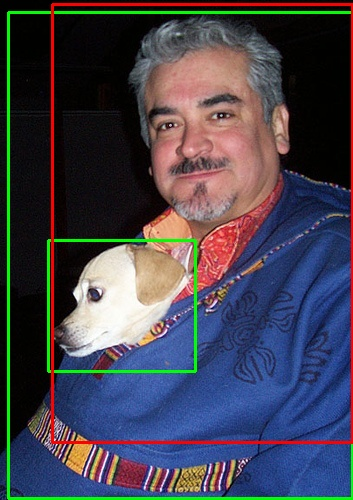
#> input picture trash/Object-Detection-Metrics/samples/sample_1/images/000001.jpg, 353 x 500 px
$ python -i 3001_test_mask_cut_mix.py   (imports and definitions only)
#> lines starting #> are read from the running program, lines starting #| are printed output that depends on the picture; after the words box and inside, x2 and y2 are one past the last pixel; in counts of white or black regions, pixels touching at a corner belong together
#> further down, picture is the input picture: shape (500, 353, 3); mean B, G, R 78.7, 66.9, 68.3
import os
import sys
import math
import glob
import logging
import logging.config
import random
import cv2
import numpy as np
from typing import List
from pathlib import Path
import cProfile

sys.path.append(str(Path(__file__).parent.parent))

import cvml
from cvml.detection.augmentation.mask_cut_mix import MaskCutMix
from cvml.dataset.image_transforming import convert_to_mixed


def get_tube_img(img: np.ndarray) -> np.ndarray:

    gray = cv2.split(img)[2] #cv2.cvtColor(img, cv2.COLOR_BGR2GRAY)
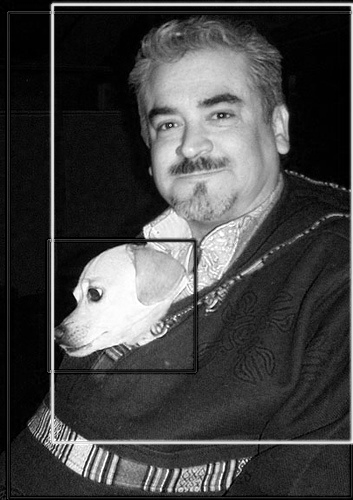
#> gray: shape (500, 353); min 0, max 255, mean 68.3
    gray = cv2.GaussianBlur(gray, (11, 11), 4)
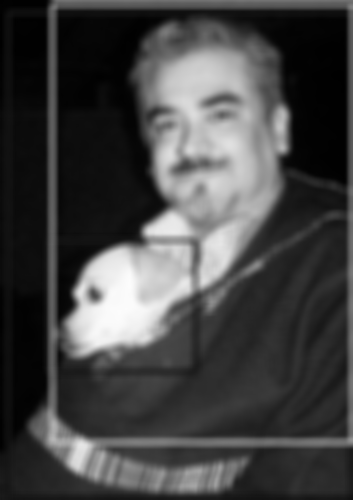
#> gray: shape (500, 353); min 0, max 252, mean 68.2
    ret, binary = cv2.threshold(gray, 75, 255, cv2.THRESH_TRIANGLE)
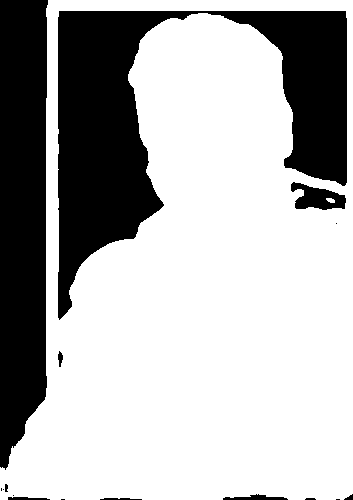
#> binary: shape (500, 353); 69.3% white; 16 black regions (6 under 20 px)
#> ret = 22
    contours, hierarchy = cv2.findContours(binary, cv2.RETR_EXTERNAL, cv2.CHAIN_APPROX_NONE)
#> contours = 1 contour; box (x1, y1, x2, y2) and area: (0, 0, 353, 500) 155194

    max_area = 0
    max_id = -1
    for i, contour in enumerate(contours):
        if cv2.contourArea(contour) > max_area:
            max_area = cv2.contourArea(contour)
            max_id = i
#> this loop made 1 pass
#> (max_area, max_id) on pass 1: (155194.5, 0)
#> after the loop, max_area = 155194.5; max_id = 0

    rect = cv2.minAreaRect(contours[max_id])
#> rect = ((176, 249.5), (499, 352), -90)
    box = cv2.boxPoints(rect)
#> box = [[352, 499], [-1.53e-14, 499], [0, 0], [352, 0]]
    box = np.int0(box)
#> box = [[352, 499], [0, 499], [0, 0], [352, 0]]

    crop_box = np.array(
        [[0, 0],
         [0, 535],
         [640, 535],
         [640, 0]],
        dtype=np.int64
    )
    warp_mat = cv2.getPerspectiveTransform(box.astype(np.float32), crop_box.astype(np.float32))
#> warp_mat = [[0, -1.28, 640], [-1.52, 0, 535], [-5.05e-19, 0, 1]]
    crop_img = cv2.warpPerspective(img, warp_mat, img.shape[1::-1])
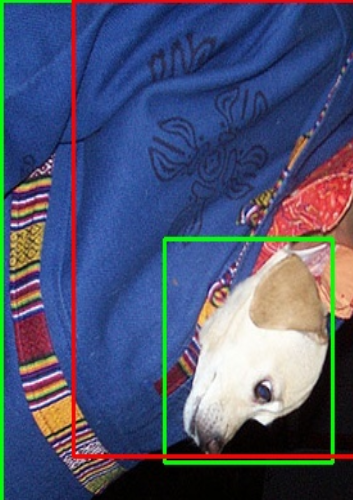
#> crop_img: shape (500, 353, 3); mean B, G, R 113.9, 85.2, 77.6

    return crop_img


# [37 lines not run here, left out]

>>> import cv2
>>> picture = cv2.imread('../trash/Object-Detection-Metrics/samples/sample_1/images/000001.jpg')
>>> result = get_tube_img(picture)
